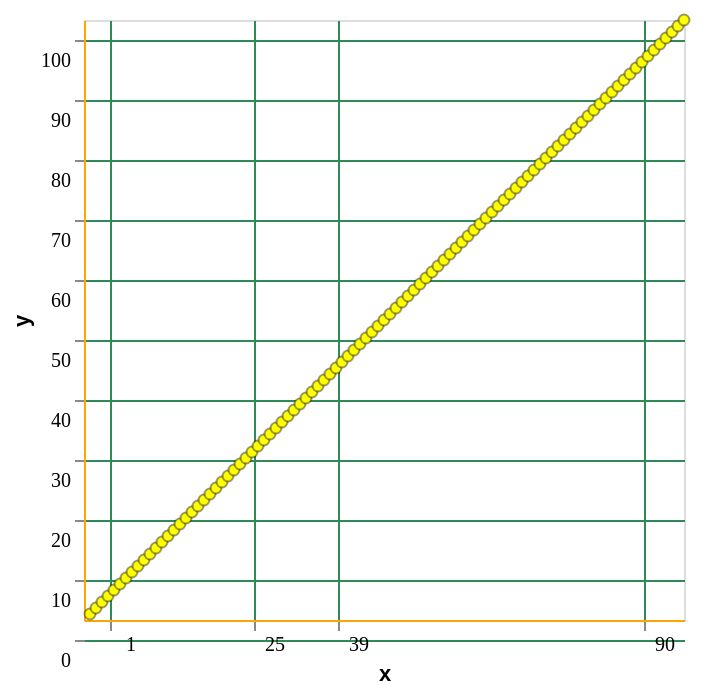

Vega-Lite specification stored for this chart:
### Vega-Lite specification from a JSON file in a GitHub repository (floating-point values rounded to 4 significant figures)
{"$schema": "https://vega.github.io/schema/vega-lite/v5.json", "config": {"axisQuantitative": {"domainColor": "orange", "gridColor": "seagreen", "labelFont": "Comic Sans MS", "labelOffset": 10, "tickOffset": 10}, "axisTemporal": {"domainColor": "brown", "domainDash": [4, 2], "grid": false, "labelColor": "purple"}, "line": {"stroke": "gray", "strokeWidth": 2}, "point": {"fill": "yellow", "stroke": "black", "strokeOpacity": 0.4, "strokeWidth": 1}}, "data": {"values": [{"catX": "1", "x": 1, "y": 1}, {"catX": "2", "x": 2, "y": 2}, {"catX": "3", "x": 3, "y": 3}, {"catX": "4", "x": 4, "y": 4}, {"catX": "5", "x": 5, "y": 5}, {"catX": "6", "x": 6, "y": 6}, {"catX": "7", "x": 7, "y": 7}, {"catX": "8", "x": 8, "y": 8}, {"catX": "9", "x": 9, "y": 9}, {"catX": "10", "x": 10, "y": 10}, {"catX": "11", "x": 11, "y": 11}, {"catX": "12", "x": 12, "y": 12}, {"catX": "13", "x": 13, "y": 13}, {"catX": "14", "x": 14, "y": 14}, {"catX": "15", "x": 15, "y": 15}, {"catX": "16", "x": 16, "y": 16}, {"catX": "17", "x": 17, "y": 17}, {"catX": "18", "x": 18, "y": 18}, {"catX": "19", "x": 19, "y": 19}, {"catX": "20", "x": 20, "y": 20}, {"catX": "21", "x": 21, "y": 21}, {"catX": "22", "x": 22, "y": 22}, {"catX": "23", "x": 23, "y": 23}, {"catX": "24", "x": 24, "y": 24}, {"catX": "25", "x": 25, "y": 25}, {"catX": "26", "x": 26, "y": 26}, {"catX": "27", "x": 27, "y": 27}, {"catX": "28", "x": 28, "y": 28}, {"catX": "29", "x": 29, "y": 29}, {"catX": "30", "x": 30, "y": 30}, {"catX": "31", "x": 31, "y": 31}, {"catX": "32", "x": 32, "y": 32}, {"catX": "33", "x": 33, "y": 33}, {"catX": "34", "x": 34, "y": 34}, {"catX": "35", "x": 35, "y": 35}, {"catX": "36", "x": 36, "y": 36}, {"catX": "37", "x": 37, "y": 37}, {"catX": "38", "x": 38, "y": 38}, {"catX": "39", "x": 39, "y": 39}, {"catX": "40", "x": 40, "y": 40}, {"catX": "41", "x": 41, "y": 41}, {"catX": "42", "x": 42, "y": 42}, {"catX": "43", "x": 43, "y": 43}, {"catX": "44", "x": 44, "y": 44}, {"catX": "45", "x": 45, "y": 45}, {"catX": "46", "x": 46, "y": 46}, {"catX": "47", "x": 47, "y": 47}, {"catX": "48", "x": 48, "y": 48}, {"catX": "49", "x": 49, "y": 49}, {"catX": "50", "x": 50, "y": 50}, {"catX": "51", "x": 51, "y": 51}, {"catX": "52", "x": 52, "y": 52}, {"catX": "53", "x": 53, "y": 53}, {"catX": "54", "x": 54, "y": 54}, {"catX": "55", "x": 55, "y": 55}, {"catX": "56", "x": 56, "y": 56}, {"catX": "57", "x": 57, "y": 57}, {"catX": "58", "x": 58, "y": 58}, {"catX": "59", "x": 59, "y": 59}, {"catX": "60", "x": 60, "y": 60}, {"catX": "61", "x": 61, "y": 61}, {"catX": "62", "x": 62, "y": 62}, {"catX": "63", "x": 63, "y": 63}, {"catX": "64", "x": 64, "y": 64}, {"catX": "65", "x": 65, "y": 65}, {"catX": "66", "x": 66, "y": 66}, {"catX": "67", "x": 67, "y": 67}, {"catX": "68", "x": 68, "y": 68}, {"catX": "69", "x": 69, "y": 69}, {"catX": "70", "x": 70, "y": 70}, {"catX": "71", "x": 71, "y": 71}, {"catX": "72", "x": 72, "y": 72}, {"catX": "73", "x": 73, "y": 73}, {"catX": "74", "x": 74, "y": 74}, {"catX": "75", "x": 75, "y": 75}, {"catX": "76", "x": 76, "y": 76}, {"catX": "77", "x": 77, "y": 77}, {"catX": "78", "x": 78, "y": 78}, {"catX": "79", "x": 79, "y": 79}, {"catX": "80", "x": 80, "y": 80}, {"catX": "81", "x": 81, "y": 81}, {"catX": "82", "x": 82, "y": 82}, {"catX": "83", "x": 83, "y": 83}, {"catX": "84", "x": 84, "y": 84}, {"catX": "85", "x": 85, "y": 85}, {"catX": "86", "x": 86, "y": 86}, {"catX": "87", "x": 87, "y": 87}, {"catX": "88", "x": 88, "y": 88}, {"catX": "89", "x": 89, "y": 89}, {"catX": "90", "x": 90, "y": 90}, {"catX": "91", "x": 91, "y": 91}, {"catX": "92", "x": 92, "y": 92}, {"catX": "93", "x": 93, "y": 93}, {"catX": "94", "x": 94, "y": 94}, {"catX": "95", "x": 95, "y": 95}, {"catX": "96", "x": 96, "y": 96}, {"catX": "97", "x": 97, "y": 97}, {"catX": "98", "x": 98, "y": 98}, {"catX": "99", "x": 99, "y": 99}, {"catX": "100", "x": 100, "y": 100}]}, "encoding": {"x": {"axis": {"values": [1, 25, 39, 90]}, "field": "x", "type": "quantitative"}, "y": {"field": "y", "type": "quantitative"}}, "mark": {"point": true, "type": "line"}}
